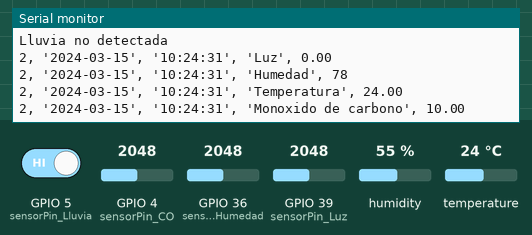
Recording of a sketch running on a simulated ESP32. On the bench: the last lines printed to the serial monitor. The test bench sets the inputs (shaded band); at power-on: GPIO 5 (sensorPin_Lluvia) HIGH, temperature 24 °C, GPIO 36 (sensorPin_Humedad) = 2048, GPIO 4 (sensorPin_CO) = 2048, GPIO 39 (sensorPin_Luz) = 2048, humidity 55 %. WiFi joins after 1.5 s; servers stay silent unless stated; network time is answered at once with the bench clock; the local clock reads 2024-03-15 10:24:30 at power-on unless the sketch sets it; no MQTT or app messages arrive unless stated.

Above: at 2.7 s.
2.8 s: GPIO 5 (sensorPin_Lluvia) driven LOW
13.1 s: temperature set to 12 °C
At 22.8 s:
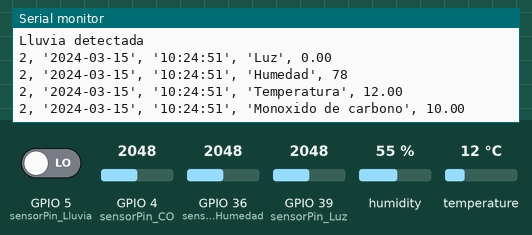
23.1 s: GPIO 36 (sensorPin_Humedad) set to 2866
At 32.4 s:
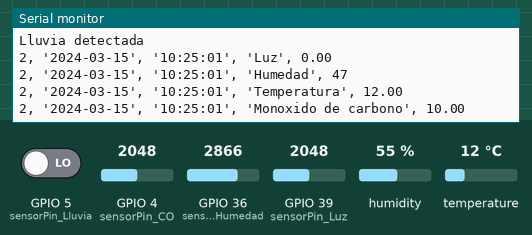
33.1 s: GPIO 4 (sensorPin_CO) set to 1228
At 42.8 s:
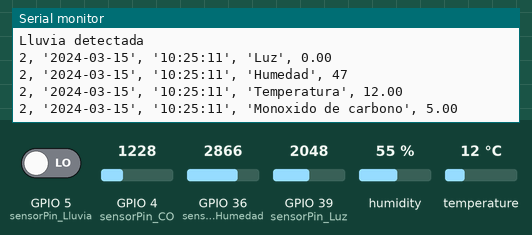
43.1 s: GPIO 39 (sensorPin_Luz) set to 1228
At 52.8 s:
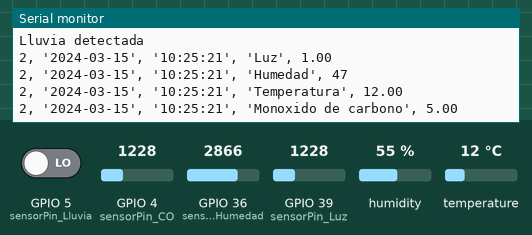
53.1 s: temperature set to 19 °C
At 62.5 s:
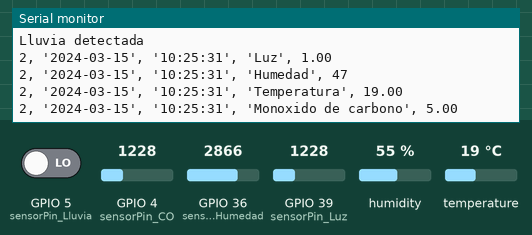

Measured:
- after the input at 13.1 s, the serial monitor: prints a new line after 8.6 s (image 1)
- after the input at 23.1 s, the serial monitor: prints a new line after 8.6 s (image 2)
- after the input at 33.1 s, the serial monitor: prints a new line after 8.7 s (image 3)
- after the input at 43.1 s, the serial monitor: prints a new line after 8.7 s (image 4)
- after the input at 53.1 s, the serial monitor: prints a new line after 8.8 s (image 5)

The sketch:

01_hardware_monitoreo_V3.ino
```cpp
/**************************************************************************//**
 * @file hardware_monitoreo_V3.ino
 *
 *
 * @authors:
 * Wilson Javier Almario Rodriguez.
 * Diana Natali Maldonado Ramirez
 * Camilo Andres Garzon Lopez
 * Wendy Alejandra Garcia Rojas
 * Sebastian Betancour Peñaranda
 *
 * @date 06/29/2020
 *
 *
 *
 *****************************************************************************/
/******************************************************************************
 * Copyright (C) 2020 by Monitoreo de cultivo
 *****************************************************************************/


/*=============================== LIBRERÍAS UTILIZADAS =======================================*/
#include "DHT.h"                        //Se agrega la librearia del sensor DHT11
#include "Adafruit_MQTT.h"              //Se agregan las librerias para la comunicación MQTT
#include "Adafruit_MQTT_Client.h"
#include <WiFi.h>                       //Se agrega la librearia para la comunicación WiFi
#include <NTPClient.h>                  //Se agrega libreria WiFi para adquisición de fecha y hora (Protocolo NTP)
#include <WiFiUdp.h>

/*============================ DATOS DE ACCESO A LA RED WIFI ================================*/
#define WLAN_SSID   "FUENTES"           //Nombre de la red WiFi
#define WLAN_PASS   "10266898A"         //Contraseña de la red WiFi

/*================ PREPARANDO CLIENTE NTP PARA TIMESTAMP (MARCA DE TIEMPO) ==================*/
WiFiUDP ntpUDP;                         //Se define cliente para obtener fecha y hora
NTPClient timeClient(ntpUDP);

/*============================== DEFINICIÓN DE PINES ========================================*/
#define DHTPIN 15                       //Se define el PIN del ESP32 al que va el sensor DHT11 (GPIO15)
#define DHTTYPE DHT11                   //Se define el tipo del sensor (DHT11)
DHT dht(DHTPIN, DHTTYPE);               //Se define una instanciaResultados  para el sensor DHT11

float sensorPin_Luz= 39;                //Se define el PIN del ESP32 al que va el sensor de luz (PIN Vn, GPIO39)
int sensorPin_Humedad = 36;             //Se define el PIN del ESP32 al que va el sensor de humedad (PIN Vp, GPIO36)
float sensorPin_CO= 4;                  //Se define el PIN del ESP32 al que va el sensor de CO (GPIO4)
const int sensorPin_Lluvia = 5;         //Se define el PIN del ESP32 al que va el sensor de Lluvia (GPIO5)

/*======================= INICIALIZACIÓN DE VARIABLES DE LECTURA ============================*/
float Luz = 0;
int Humedad=0;
float CO=0;
int Lluvia = 0;

/*========== DECLARACIÓN DE VARIABLES CADENA PARA CONCATENAR DATOS DE CADA SENSOR ===========*/
String formattedDate;
String dayStamp;
String timeStamp;
String Humedad_c;
String Temperatura_c;
String Luz_c;
String CO_c;

/*========================= DATOS DEL RECEPTOR DE MQTT =================================*/
//Configuración del receptor de MQTT
#define HOST        "agronet.ddns.net"  //Dominio del host
#define PORT        1883                //Puerto donde está instalada el MQTT
#define USERNAME    "esp32"             //Usuario MQTT
#define PASSWORD    "esp32"             //Contraseña de MQTT
const int timeout = 200;                //Conteo de tiempo de espera para conexión MQTT

/*======================= DEFINICIÓN DEL OBJETO PRINCIPAL MQTT ===========================*/
WiFiClient client;                      //Se crea una clase de tipo WiFiClient para el ESP32 para conectarse al servidor MQTT.
Adafruit_MQTT_Client mqtt(&client, HOST, PORT, USERNAME, PASSWORD); //Se configura la clase de cliente MQTT pasando el cliente WiFi y el servidor MQTT y los detalles de inicio de sesión.

/*============ CONFIGURACIÓN DE VARIABLES Y TOPICS PARA PUBLICACIÓN POR MQTT =============*/
//Se definen "variables" de tipo "Adafruit_MQTT_Publish" para cada dato
//Estas variables reciben "&clienteMQTT" y el topic de publicación de la forma "G1/Variable_Planta_TablaDeLaBD"
Adafruit_MQTT_Publish Temperatura_B1 = Adafruit_MQTT_Publish(&mqtt, "/G1/Temperatura_P2_B1");
Adafruit_MQTT_Publish Humedad_B1 = Adafruit_MQTT_Publish(&mqtt, "/G1/Humedad_P2_B1");
Adafruit_MQTT_Publish Luz_B1 = Adafruit_MQTT_Publish(&mqtt, "/G1/Luz_P2_B1");
Adafruit_MQTT_Publish CO_B1 = Adafruit_MQTT_Publish(&mqtt, "/G1/CO_P2_B1");
Adafruit_MQTT_Publish Temperatura_B2 = Adafruit_MQTT_Publish(&mqtt, "/G1/Temperatura_P2_B2");
Adafruit_MQTT_Publish Humedad_B2 = Adafruit_MQTT_Publish(&mqtt, "/G1/Humedad_P2_B2");
Adafruit_MQTT_Publish Luz_B2 = Adafruit_MQTT_Publish(&mqtt, "/G1/Luz_P2_B2");
Adafruit_MQTT_Publish CO_B2 = Adafruit_MQTT_Publish(&mqtt, "/G1/CO_P2_B2");
Adafruit_MQTT_Publish Lluvia_B2 = Adafruit_MQTT_Publish(&mqtt, "/G1/Lluvia");

//Se debe declarar esta función inicialmente para arreglar un bug
void MQTT_connect();

/*================================== SETUP =============================================*/
void setup() {
  delay(1);

  //Modo estación
  WiFi.mode(WIFI_STA);

  //Configuración del puerto serial
  Serial.begin(115200);

  //Conexión al punto de acceso WiFi
  Serial.print("Connecting to ");
  Serial.println(WLAN_SSID);

  //Inicialización de la conexión WiFi
  WiFi.begin(WLAN_SSID, WLAN_PASS);
  int i = 0;
  for (; i < timeout; i++)
  {
    if(WiFi.status() == WL_CONNECTED) break;
    delay(100);
    Serial.print(".");
  }
  if(i == timeout)
    Serial.println("No Conectado");
    Serial.println("IP address: "); Serial.println(WiFi.localIP());

  //Inicializaciones
  timeClient.begin();                          //Inicialización del cliente NTP para obtener fecha y hora del servidor NTP
  timeClient.setTimeOffset(-18000);            //Selección zona horaria. GTM -5 = -18000 para Colombia
  dht.begin();                                 //Inicialización del sensor DHT11
}

/*================================ LOOP =============================================*/
void loop()
{
  //Las siguientes líneas aseguran que obtengamos una fecha y hora válidas:
  while(!timeClient.update())
  {
    timeClient.forceUpdate();
  }
  //Conversión de la fecha y la hora a un formato legible
  formattedDate = timeClient.getFormattedDate();

  //Inicialización de la conexión MQTT: Asegura que la conexión al servidor MQTT esté activa (esto hará la primera
  // conexión y la reconexión automática cuando se desconecta). Ver el MQTT_connect definición de la función más abajo.
  MQTT_connect();

  /******* Lectura de sensores y configuración de dicha lectura *******/
  //Luz
  float Luz_lectura = analogRead(sensorPin_Luz)/4;
  if (Luz_lectura < 500){
    Luz = 1;
    } else {
    Luz = 0;
    }
  //Humedad
  int Humedad = (1024-analogRead(sensorPin_Humedad)/4)/6.55;
  //Temperatura
  float Temperatura = dht.readTemperature();
  //Monóxido de carbono
  float CO= analogRead(sensorPin_CO)/1024*5.0;
  //Lluvia
  float Lluvia_lectura = digitalRead(sensorPin_Lluvia);
  if (Lluvia_lectura == LOW) {
      Serial.println("Lluvia detectada");
      Lluvia =1;
  } else {
     Serial.println("Lluvia no detectada");
     Lluvia =0;
    }

  //Verifiación de cualquier falla de lecura y descononexión del sensor DHT11
  if (isnan(Temperatura)) {
     Serial.println("Failed to read from DHT sensor!");
    return;
  }

  //Extracción de la fecha
  int splitT = formattedDate.indexOf("T");
  dayStamp = formattedDate.substring(0, splitT);

  //Extracción de la hora
  timeStamp = formattedDate.substring(splitT+1, formattedDate.length()-1);

   /******* Concatenación de datos en las variables cadena de caracteres de acuerdo a la estructura de la base de datos *******/
  //Estas variables cadena de tipo String reciben el número de la planta, la fecha, la hora, el nombre de la variable y
  //la variable de lectura que almacena el dato
  Luz_c=("2, '"+dayStamp+"', '"+timeStamp+"', 'Luz', "+ Luz);
  Humedad_c=("2, '"+dayStamp+"', '"+timeStamp+"', 'Humedad', "+ Humedad);
  Temperatura_c=("2, '"+dayStamp+"', '"+timeStamp+"', 'Temperatura', "+ Temperatura);
  CO_c=("2, '"+dayStamp+"', '"+timeStamp+"', 'Monoxido de carbono', "+ CO);

  // Longitud de las variables String (con un caracter extra null que indica terminación)
  int L_len = Luz_c.length() + 1;
  int H_len = Humedad_c.length() + 1;
  int T_len = Temperatura_c.length() + 1;
  int CO_len = CO_c.length() + 1;

  // Declaración de arreglos tipo char[] con una longitud dinámica
  char L_array[L_len];
  char H_array[H_len];
  char T_array[T_len];
  char CO_array[CO_len];

  //Conversión de las cadenas de tipo String a char[]
  Luz_c.toCharArray(L_array, L_len);
  Humedad_c.toCharArray(H_array, H_len);
  Temperatura_c.toCharArray(T_array, T_len);
  CO_c.toCharArray(CO_array, CO_len);

  //Impresión de los arreglos tipo char[] en el puerto serial
  Serial.println(L_array);
  Serial.println(H_array);
  Serial.println(T_array);
  Serial.println(CO_array);

  //Publicación de los arreglos de datos en las variables de tipo "Adafruit_MQTT_Publish" definidas previamente
  Luz_B1.publish(L_array);
  delay(1);
  Humedad_B1.publish(H_array);
  delay(1);
  Temperatura_B1.publish(T_array);
  delay(1);
  CO_B1.publish(CO_array);
  delay(1);
  Luz_B2.publish(Luz);
  delay(1);
  Humedad_B2.publish(Humedad);
  delay(1);
  Temperatura_B2.publish(Temperatura);
  delay(1);
  CO_B2.publish(CO);
  delay(1);
  Lluvia_B2.publish(Lluvia);
  delay(10000);
}

/*================================== CONECTAR A MQTT ========================================*/
// Función para conectar y reconectar según sea necesario al servidor MQTT.
void MQTT_connect() {
  int8_t ret;
  //Si el MQTT está conectado, termina la función
  if (mqtt.connected()) {
    return;
  }

  Serial.print("Connecting to MQTT... ");
  uint8_t retries = 10;
  while ((ret = mqtt.connect()) != 0) { //connect devolverá 0 para conectado, en otro caso connack devolverá el código de error
       Serial.println(mqtt.connectErrorString(ret));
       Serial.println("Retrying MQTT connection in 1 second...");
       mqtt.disconnect();
       delay(1000);
       retries--;
       if (retries == 0)
         Serial.println("No Conectado");
  }
  Serial.println("MQTT Connected!");
}
```
